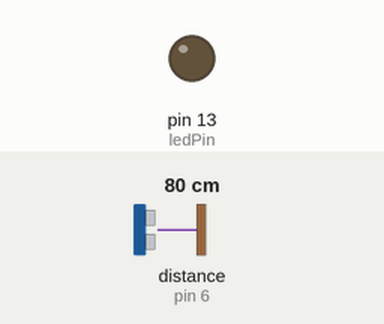
The sketch below on a simulated Arduino Uno, built with avr-gcc and run on an emulated ATmega328P. Parts: output pins drawn as LEDs (lit = HIGH). Wiring (inferred from the names in the program): ultrasonic range finder: trigger pin 7; echo pin 6. The inputs (shaded band) are chosen by the test bench; at power-on: distance to the obstacle (sensor on pin 6) 80 cm. The echo pulse lasts 58.3 µs per cm; pins used as bus, display or sensor lines are not drawn.

Above: at 1.2 s.
1.3 s: distance to the obstacle (sensor on pin 6) set to 71 cm
At 2.2 s:
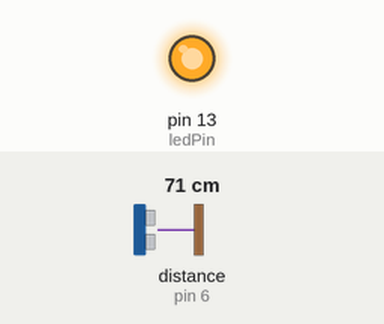
2.9 s: distance to the obstacle (sensor on pin 6) set to 120 cm
At 3.4 s:
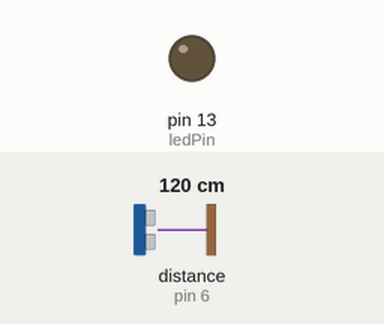
4.4 s: distance to the obstacle (sensor on pin 6) set to 2 cm
At 5.7 s:
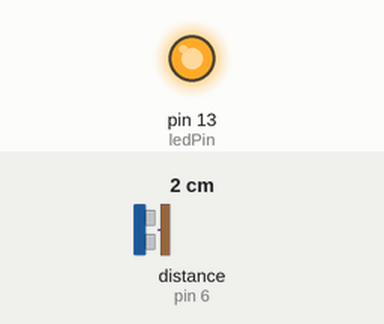
Timing chart, 0 to 7.4 s (numbered marks = the images above; inputs shaded):
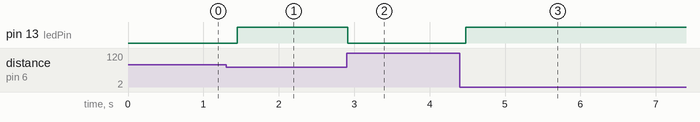

Measured:
- the behaviour switches between 75 and 74 cm on distance to the obstacle (sensor on pin 6) (found by bisection; images 0 and 1)
- after the input at 1.3 s, pin 13 (ledPin): LOW → HIGH after 0.15 s
- after the input at 2.9 s, pin 13 (ledPin): HIGH → LOW at once
- after the input at 4.4 s, pin 13 (ledPin): LOW → HIGH after 0.08 s

The sketch:

transmitter.ino
```cpp
#include <IRLibAll.h>

IRsend mySender;

const int pingPin = 7; // Trigger Pin of Ultrasonic Sensor
const int echoPin = 6; // Echo Pin of Ultrasonic Sensor
const int ledPin = 13;
const int IRpin = 3;

long duration, cm;
long normalDistance;
long threshold = 5;

boolean currentlySensing = false;

void setup() {
   Serial.begin(9600); // Starting Serial Terminal

   pinMode(pingPin, OUTPUT);
   pinMode(echoPin, INPUT);

   pinMode(ledPin, OUTPUT);
   //pinMode(IRpin, OUTPUT);

  //when the arduino starts up, ping the distance one time so you know what "normal" is
   ping();
   normalDistance = microsecondsToCentimeters(duration);
}

void loop() {
  ping();

  cm = microsecondsToCentimeters(duration);
  if(cm < normalDistance - threshold) {// if distance is significantly closer than normal
    if(!currentlySensing) {
      mySender.send(NEC, 0xFFA25D); //send a signal using the NEC encoding scheme with the message FFA25D
    }
    currentlySensing = true;
    digitalWrite(ledPin, HIGH);
  }
  else {
    currentlySensing = false;
    digitalWrite(ledPin, LOW);
  }
  delay(100);
}

//long microsecondsToInches(long microseconds) {
//   return microseconds / 74 / 2;
//}

long microsecondsToCentimeters(long microseconds) {
  return microseconds / 29 / 2;
}

void ping() {
  digitalWrite(pingPin, LOW);
  delayMicroseconds(2);
  digitalWrite(pingPin, HIGH);
  delayMicroseconds(10);
  digitalWrite(pingPin, LOW);

  duration = pulseIn(echoPin, HIGH);
}
```
